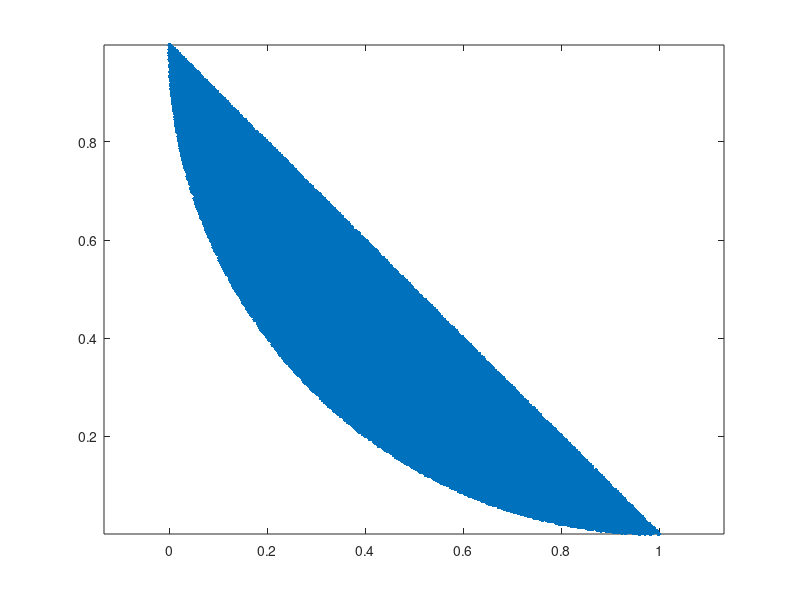

MATLAB code for this plot:

N = 200000;
x =0 +rand(N,1);
y =0 +rand(N,1);
f1 = x + y - 1;
f2 = (x-1).^2 + (y-1).^2 - 1;
ind1 = (f1<=0);
ind2 = (f2<=0);
ind3 = and(ind1,ind2);
a = [x(ind3),y(ind3)];
figure
plot(a(:,1),a(:,2),'.','MarkerSize',10);
axis equal
